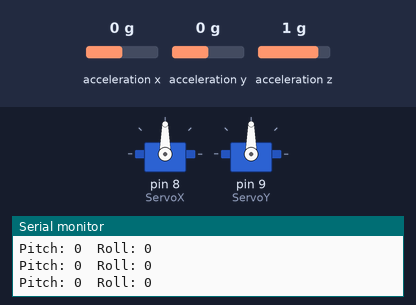
A sketch run on a simulated Arduino Uno, built with avr-gcc and run on an emulated ATmega328P. Shown: 2 × servo, the last lines printed to the serial monitor. Wiring (inferred from the names in the program): MPU-6050 motion sensor at I2C address 0x68. The inputs (shaded band) are chosen by the test bench; at power-on: acceleration x 0 g, acceleration y 0 g, acceleration z 1 g.

Above: at 2.2 s.
2.3 s: acceleration x set to -1.4 g
At 3.2 s:
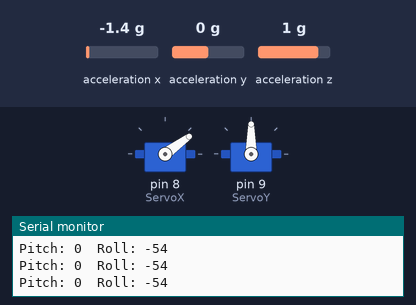
3.8 s: acceleration y set to -1.4 g
At 4.5 s:
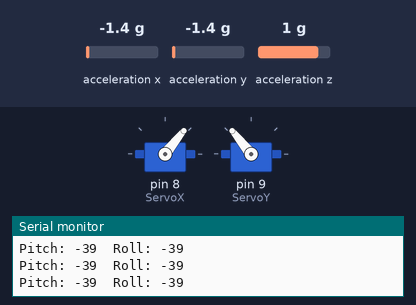
5.3 s: acceleration x set to 0 g
At 6.2 s:
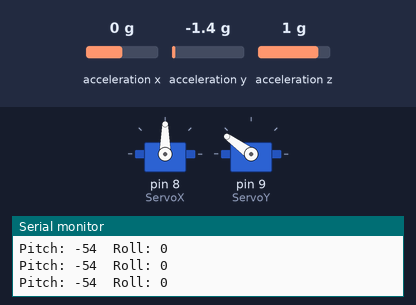
6.8 s: acceleration z set to -1.4 g
At 7.4 s:
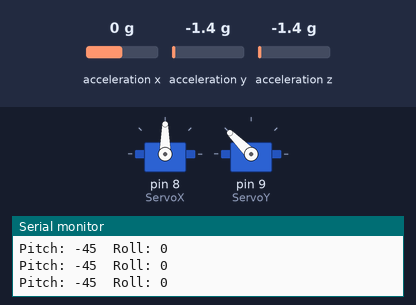
8.3 s: acceleration y set to 0.8 g
At 9.5 s:
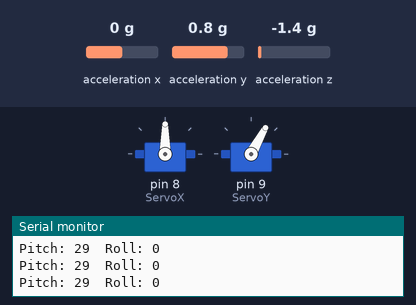
9.8 s: acceleration x set to 0.8 g
At 10.8 s:
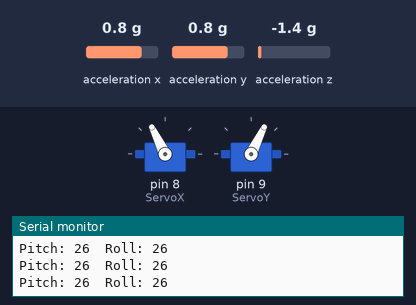
Timing chart, 0 to 12.3 s (numbered marks = the images above; inputs shaded):
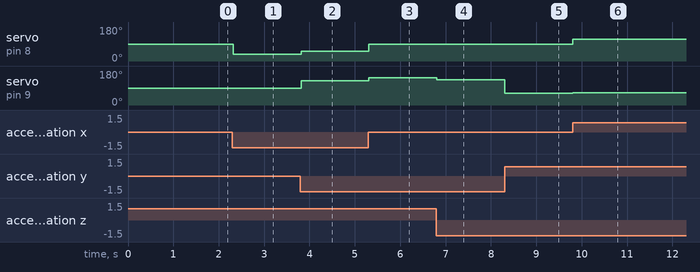

Measured:
- after the input at 2.3 s, servo on pin 8 (ServoX): 90° → 36° at once
- after the input at 3.8 s, servo on pin 8 (ServoX): 36° → 51° at once; servo on pin 9 (ServoY): 90° → 129° at once
- after the input at 5.3 s, servo on pin 8 (ServoX): 51° → 90° at once; servo on pin 9 (ServoY): 129° → 144° at once
- after the input at 6.8 s, servo on pin 9 (ServoY): 144° → 135° at once
- after the input at 8.3 s, servo on pin 9 (ServoY): 135° → 61° at once
- after the input at 9.8 s, servo on pin 8 (ServoX): 90° → 116° at once; servo on pin 9 (ServoY): 61° → 64° at once

The sketch:

servo2mpu.ino
```cpp
// MPU6050 & Servo
// https://www.giuseppecaccavale.it/
// Giuseppe Caccavale

#include <SPI.h>
#include <Wire.h>
#include <Servo.h>
#define MPU 0x68  // I2C address of the MPU-6050

Servo ServoX, ServoY;
double AcX,AcY,AcZ;
int Pitch, Roll;

void setup(){
  Serial.begin(9600);
  ServoX.attach(8);
  ServoY.attach(9);
  init_MPU(); // Inizializzazione MPU6050
}

void loop()
{
  FunctionsMPU(); // Acquisisco assi AcX, AcY, AcZ.

  Roll = FunctionsPitchRoll(AcX, AcY, AcZ);   //Calcolo angolo Roll
  Pitch = FunctionsPitchRoll(AcY, AcX, AcZ);  //Calcolo angolo Pitch

  int ServoRoll = map(Roll, -90, 90, 0, 180);
  int ServoPitch = map(Pitch, -90, 90, 180, 0);

  ServoX.write(ServoRoll);
  ServoY.write(ServoPitch);


  Serial.print("Pitch: "); Serial.print(Pitch);
  Serial.print("\t");
  Serial.print("Roll: "); Serial.print(Roll);
  Serial.print("\n");

}

void init_MPU(){
  Wire.begin();
  Wire.beginTransmission(MPU);
  Wire.write(0x6B);  // PWR_MGMT_1 register
  Wire.write(0);     // set to zero (wakes up the MPU-6050)
  Wire.endTransmission(true);
  delay(1000);
}

//Funzione per il calcolo degli angoli Pitch e Roll
double FunctionsPitchRoll(double A, double B, double C){
  double DatoA, DatoB, Value;
  DatoA = A;
  DatoB = (B*B) + (C*C);
  DatoB = sqrt(DatoB);

  Value = atan2(DatoA, DatoB);
  Value = Value * 180/3.14;

  return (int)Value;
}

//Funzione per l'acquisizione degli assi X,Y,Z del MPU6050
void FunctionsMPU(){
  Wire.beginTransmission(MPU);
  Wire.write(0x3B);  // starting with register 0x3B (ACCEL_XOUT_H)
  Wire.endTransmission(false);
  Wire.requestFrom(MPU,6,true);  // request a total of 14 registers
  AcX=Wire.read()<<8|Wire.read();  // 0x3B (ACCEL_XOUT_H) & 0x3C (ACCEL_XOUT_L)
  AcY=Wire.read()<<8|Wire.read();  // 0x3D (ACCEL_YOUT_H) & 0x3E (ACCEL_YOUT_L)
  AcZ=Wire.read()<<8|Wire.read();  // 0x3D (ACCEL_YOUT_H) & 0x3E (ACCEL_YOUT_L)
}
```
